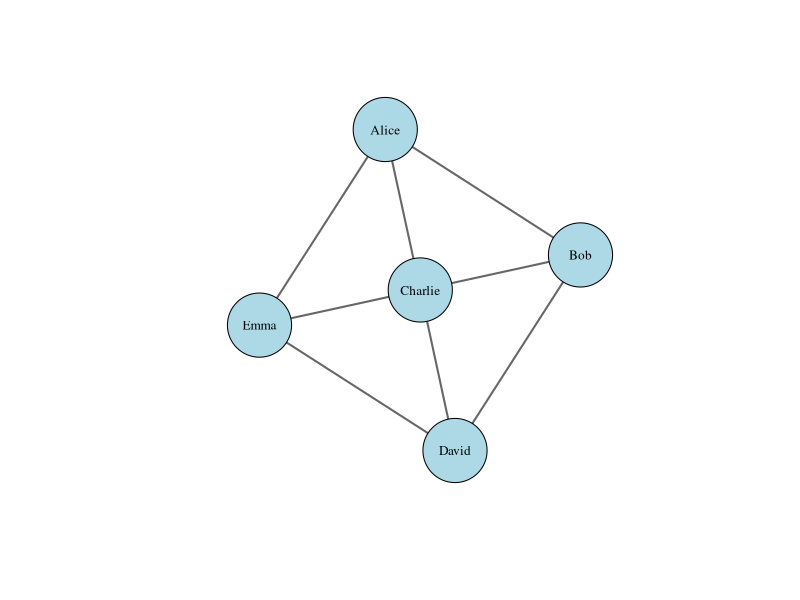
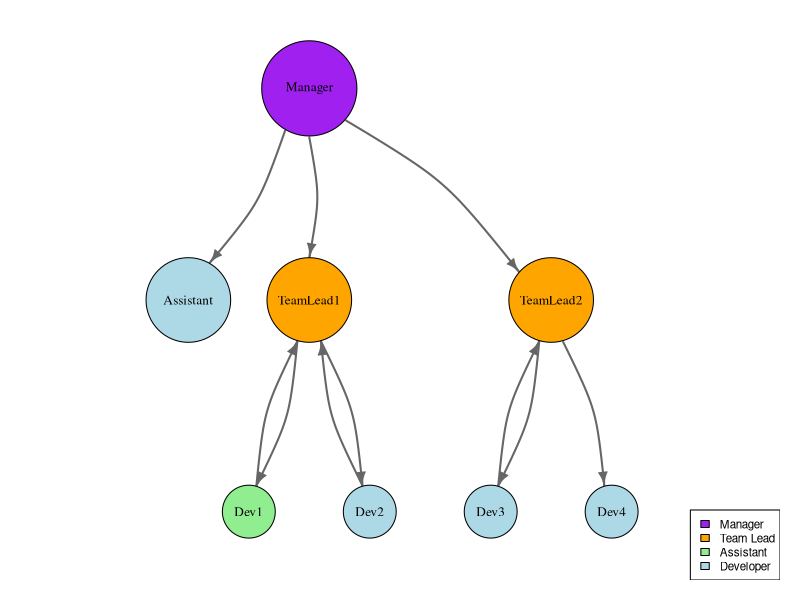
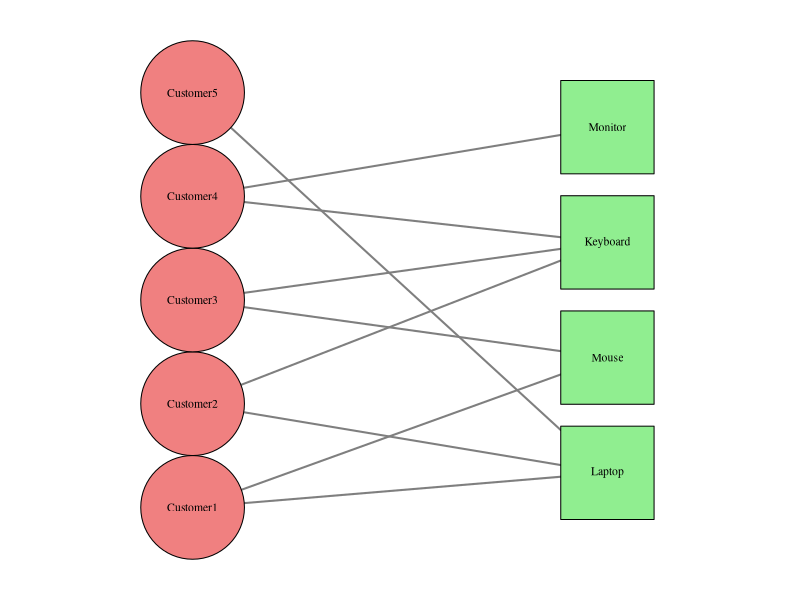
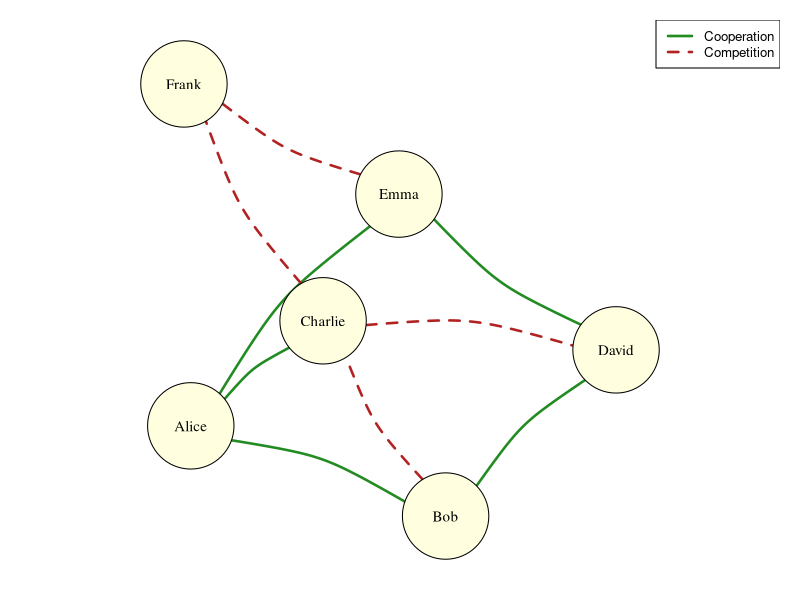
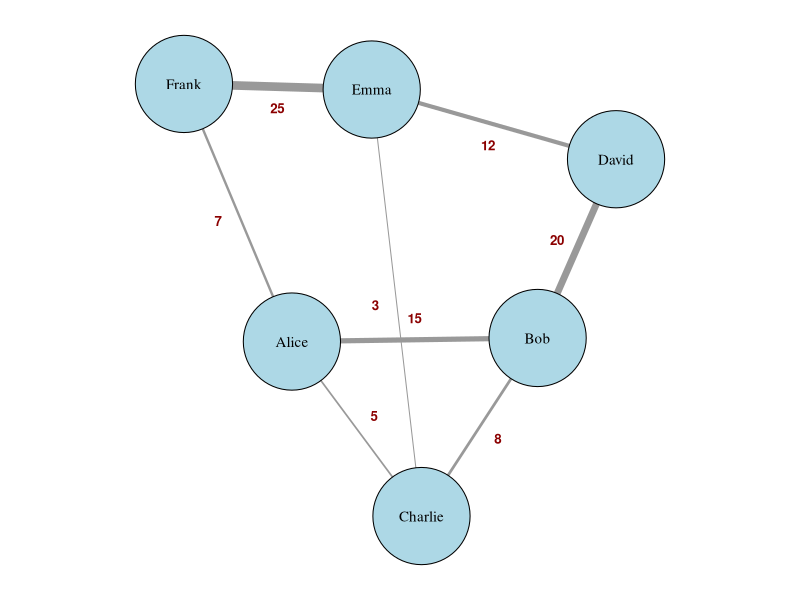
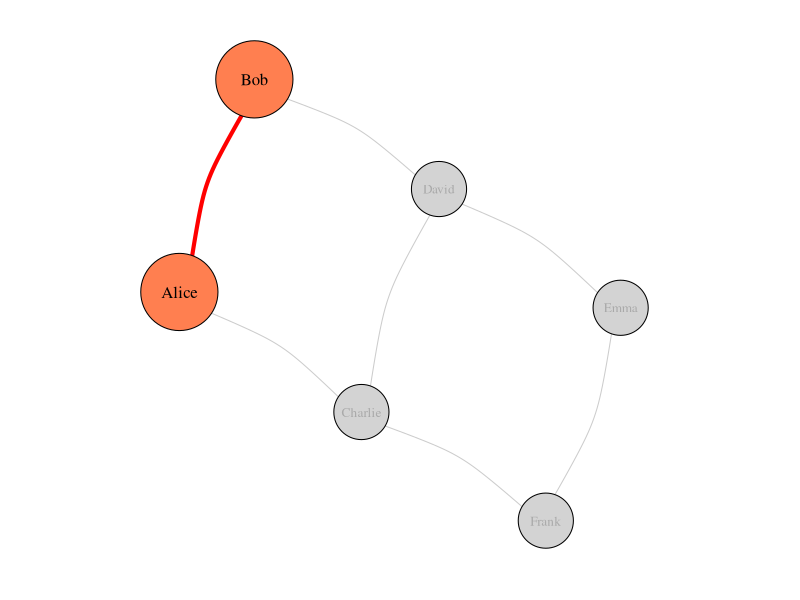
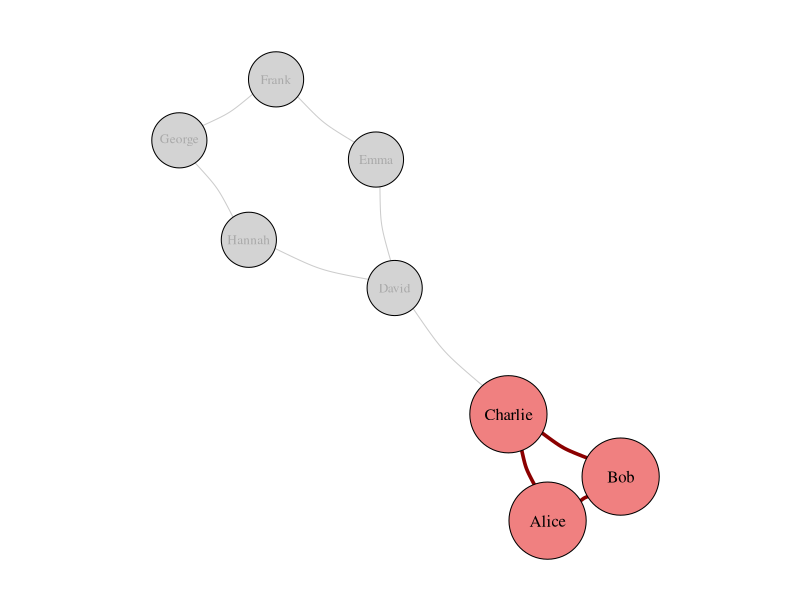

Write R code to recreate these figures, in order.
## ---- chunk 1
#| label: one-mode-network-viz
#| message: false
#| warning: false
#| echo: false
#| fig-cap: "Example of a one-mode collaboration network showing connections between individuals"

# Load required library
library(igraph)

# Create a sample one-mode network (e.g., collaboration network)
# Edge list format: who collaborates with whom
edges <- data.frame(
  from = c("Alice", "Alice", "Bob", "Bob", "Charlie", "David", "Emma", "Emma"),
  to = c("Bob", "Charlie", "Charlie", "David", "David", "Emma", "Alice", "Charlie")
)

# Create igraph object
g <- graph_from_data_frame(edges, directed = FALSE)

# Set transparent background
par(bg = "transparent")

# Basic visualization
plot(g, 
     vertex.size = 40,
     vertex.color = "lightblue",
     vertex.label.color = "black",
     vertex.label.cex = 0.8,
     edge.width = 2,
     edge.color = "gray40",
     layout = layout_with_fr(g))
## ---- chunk 2
#| label: directed-network-viz
#| message: false
#| warning: false
#| echo: false
#| fig-cap: "Directed Email Communication Network"

# Load required library
library(igraph)

# Create a directed network (e.g., email communication)
edges <- data.frame(
  from = c("Manager", "Manager", "Manager", "TeamLead1", "TeamLead1", 
           "TeamLead2", "TeamLead2", "Dev1", "Dev2", "Dev3"),
  to = c("TeamLead1", "TeamLead2", "Assistant", "Dev1", "Dev2", 
         "Dev3", "Dev4", "TeamLead1", "TeamLead1", "TeamLead2")
)

# Create directed graph
g <- graph_from_data_frame(edges, directed = TRUE)

# Set vertex properties based on role
V(g)$color <- c("purple", "orange", "orange", "lightgreen", 
                "lightblue", "lightblue", "lightblue", "lightblue")
V(g)$size <- c(45, 40, 40, 25, 25, 25, 40, 25)

# Set edge properties
E(g)$color <- "gray40"
E(g)$width <- 2
E(g)$arrow.size <- 0.7
E(g)$arrow.mode <- 2  # arrows at the end

# Set transparent background
par(bg = "transparent", mar = c(1, 1, 1, 1))

# Plot with hierarchical layout
coords <- layout_with_sugiyama(g)$layout
plot(g, 
     layout = coords,
     vertex.label.color = "black",
     vertex.label.cex = 0.8,
     edge.curved = 0.2,
     main = "")

# Add legend
legend("bottomright", 
       legend = c("Manager", "Team Lead", "Assistant", "Developer"), 
       fill = c("purple", "orange", "lightgreen", "lightblue"),
       cex = 0.7,
       bg = "white")
## ---- chunk 3
#| label: two-mode-network-viz
#| message: false
#| warning: false
#| echo: false
#| fig-cap: "Two-Mode Customer-Product Purchasing Network"

# Load required library
library(igraph)

# Create a two-mode network (customers and products)
# Edges represent purchases
edges <- data.frame(
  customer = c("Customer1", "Customer1", "Customer2", "Customer2", "Customer3", 
               "Customer3", "Customer4", "Customer4", "Customer5"),
  product = c("Laptop", "Mouse", "Laptop", "Keyboard", "Mouse", 
              "Keyboard", "Monitor", "Keyboard", "Laptop")
)

# Create bipartite graph
g <- graph_from_data_frame(edges, directed = FALSE)

# Set vertex types (TRUE for customers, FALSE for products)
V(g)$type <- V(g)$name %in% unique(edges$customer)

# Set colors and shapes based on type
V(g)$color <- ifelse(V(g)$type, "lightcoral", "lightgreen")
V(g)$shape <- ifelse(V(g)$type, "circle", "square")
V(g)$size <- ifelse(V(g)$type, 50, 45)

# Set transparent background
par(bg = "transparent")

# Create bipartite layout with increased separation
coords <- layout_as_bipartite(g)
# Put customers on the left, products on the right
coords[V(g)$type, 1] <- -1.5
coords[!V(g)$type, 1] <- 1.5

# Get indices for customers and products
customer_indices <- which(V(g)$type)
product_indices <- which(!V(g)$type)

# Space out customers evenly with larger gaps
n_customers <- length(customer_indices)
coords[customer_indices, 2] <- seq(-3, 3, length.out = n_customers)

# Space out products
n_products <- length(product_indices)
coords[product_indices, 2] <- seq(-2.5, 2.5, length.out = n_products)

# Plot with custom layout
plot(g, 
     layout = coords,
     vertex.label.color = "black",
     vertex.label.cex = 0.7,
     edge.width = 2,
     edge.color = "gray50",
     main = "")
## ---- chunk 4
#| label: signed-network-viz
#| message: false
#| warning: false
#| echo: false
#| fig-cap: "Signed Social Network with Positive and Negative Relationships"

# Load required library
library(igraph)

# Create a signed network with positive and negative edges
edges <- data.frame(
  from = c("Alice", "Alice", "Bob", "Bob", "Charlie", "David", "Emma", "Emma", "Frank"),
  to = c("Bob", "Charlie", "Charlie", "David", "David", "Emma", "Frank", "Alice", "Charlie"),
  sign = c(1, 1, -1, 1, -1, 1, -1, 1, -1)  # 1 = positive, -1 = negative
)

# Create graph
g <- graph_from_data_frame(edges, directed = FALSE)
E(g)$sign <- edges$sign

# Set edge colors based on sign
E(g)$color <- ifelse(E(g)$sign > 0, "forestgreen", "firebrick")
E(g)$lty <- ifelse(E(g)$sign > 0, 1, 2)  # solid for positive, dashed for negative
E(g)$width <- 2.5

# Set vertex properties
V(g)$color <- "lightyellow"
V(g)$size <- 40

# Set transparent background
par(bg = "transparent")

# Plot with Fruchterman-Reingold layout
plot(g, 
     layout = layout_with_fr(g),
     vertex.label.color = "black",
     vertex.label.cex = 0.9,
     edge.curved = 0.2,
     main = "")

# Add legend
legend("topright", 
       legend = c("Cooperation", "Competition"), 
       col = c("forestgreen", "firebrick"), 
       lty = c(1, 2), 
       lwd = 2.5,
       bg = "white",
       cex = 0.8)
## ---- chunk 5
#| label: weighted-network-viz
#| message: false
#| warning: false
#| echo: false
#| fig-cap: "Weighted Communication Network (Edge Width = Message Volume)"

# Load required library
library(igraph)

# Create a weighted network (e.g., email communication)
edges <- data.frame(
  from = c("Alice", "Alice", "Bob", "Bob", "Charlie", "David", "Emma", "Frank"),
  to = c("Bob", "Charlie", "Charlie", "David", "Emma", "Emma", "Frank", "Alice"),
  weight = c(15, 5, 8, 20, 3, 12, 25, 7)  # Number of messages
)

# Create graph
g <- graph_from_data_frame(edges, directed = FALSE)

# Set edge properties
E(g)$weight <- edges$weight
E(g)$width <- E(g)$weight / 3  # Scale for visualization
E(g)$color <- "gray60"

# Set vertex properties
V(g)$color <- "lightblue"
V(g)$size <- 45

# Set transparent background and margins
par(bg = "transparent", mar = c(1, 1, 1, 1))

# Store layout for consistent positioning
coords <- layout_with_fr(g)
coords <- norm_coords(coords, -1, 1, -1, 1)

# Plot network first
plot(g, 
     layout = coords,
     vertex.label.color = "black",
     vertex.label.cex = 0.9,
     edge.curved = 0,  # Straight edges for easier label placement
     rescale = FALSE,
     xlim = c(-1.2, 1.2),
     ylim = c(-1.2, 1.2),
     main = "")

# Calculate edge midpoints
el <- get.edgelist(g, names = FALSE)
edge_coords <- matrix(0, nrow = ecount(g), ncol = 2)
for (i in 1:ecount(g)) {
  v1 <- el[i, 1]
  v2 <- el[i, 2]
  # Midpoint
  edge_coords[i, 1] <- (coords[v1, 1] + coords[v2, 1]) / 2
  edge_coords[i, 2] <- (coords[v1, 2] + coords[v2, 2]) / 2
  # Offset perpendicular to edge
  dx <- coords[v2, 1] - coords[v1, 1]
  dy <- coords[v2, 2] - coords[v1, 2]
  len <- sqrt(dx^2 + dy^2)
  # Perpendicular vector
  edge_coords[i, 1] <- edge_coords[i, 1] - 0.1 * dy/len
  edge_coords[i, 2] <- edge_coords[i, 2] + 0.1 * dx/len
}

# Add labels
text(edge_coords[,1], edge_coords[,2], 
     labels = E(g)$weight, 
     cex = 0.8, 
     col = "darkred",
     font = 2)
## ---- chunk 6
#| label: dyad-network-viz
#| message: false
#| warning: false
#| echo: false
#| fig-cap: "Network with Emphasized Dyad (Alice-Bob)"

# Load required library
library(igraph)

# Create a network with a dyad to highlight
edges <- data.frame(
  from = c("Alice", "Alice", "Bob", "Charlie", "David", "Emma", "Frank"),
  to = c("Bob", "Charlie", "David", "David", "Emma", "Frank", "Charlie")
)

# Create graph
g <- graph_from_data_frame(edges, directed = FALSE)

# Identify the dyad to emphasize (Alice-Bob)
dyad_vertices <- c("Alice", "Bob")
is_dyad_vertex <- V(g)$name %in% dyad_vertices
is_dyad_edge <- (get.edgelist(g)[,1] %in% dyad_vertices) & 
                (get.edgelist(g)[,2] %in% dyad_vertices)

# Set vertex properties
V(g)$color <- ifelse(is_dyad_vertex, "coral", "lightgray")
V(g)$size <- ifelse(is_dyad_vertex, 35, 25)
V(g)$label.color <- ifelse(is_dyad_vertex, "black", "darkgray")
V(g)$label.cex <- ifelse(is_dyad_vertex, 1, 0.8)

# Set edge properties
E(g)$color <- ifelse(is_dyad_edge, "red", "gray80")
E(g)$width <- ifelse(is_dyad_edge, 4, 1)

# Set transparent background
par(bg = "transparent", mar = c(1, 1, 1, 1))

# Plot with layout that separates the dyad
coords <- layout_with_fr(g)
plot(g, 
     layout = coords,
     edge.curved = 0.2,
     main = "")

## ---- chunk 7
#| label: triad-network-viz
#| message: false
#| warning: false
#| echo: false
#| fig-cap: "Network with Emphasized Triad (Alice-Bob-Charlie)"

# Load required library
library(igraph)

# Create a network with a triad to highlight
edges <- data.frame(
  from = c("Alice", "Alice", "Bob", "Charlie", "David", "Emma", "Frank", "George", "Hannah"),
  to = c("Bob", "Charlie", "Charlie", "David", "Emma", "Frank", "George", "Hannah", "David")
)

# Create graph
g <- graph_from_data_frame(edges, directed = FALSE)

# Identify the triad to emphasize (Alice-Bob-Charlie)
triad_vertices <- c("Alice", "Bob", "Charlie")
is_triad_vertex <- V(g)$name %in% triad_vertices

# Get triad edges
edge_list <- get.edgelist(g)
is_triad_edge <- (edge_list[,1] %in% triad_vertices) & 
                 (edge_list[,2] %in% triad_vertices)

# Set vertex properties
V(g)$color <- ifelse(is_triad_vertex, "lightcoral", "lightgray")
V(g)$size <- ifelse(is_triad_vertex, 35, 25)
V(g)$label.color <- ifelse(is_triad_vertex, "black", "darkgray")
V(g)$label.cex <- ifelse(is_triad_vertex, 1, 0.8)

# Set edge properties
E(g)$color <- ifelse(is_triad_edge, "darkred", "gray80")
E(g)$width <- ifelse(is_triad_edge, 3.5, 1)

# Set transparent background
par(bg = "transparent", mar = c(1, 1, 1, 1))

# Plot with layout - increase node separation
coords <- layout_with_fr(g)
coords <- coords * 1.5  # Scale up coordinates for more separation
plot(g, 
     layout = coords,
     edge.curved = 0.15,
     main = "")

